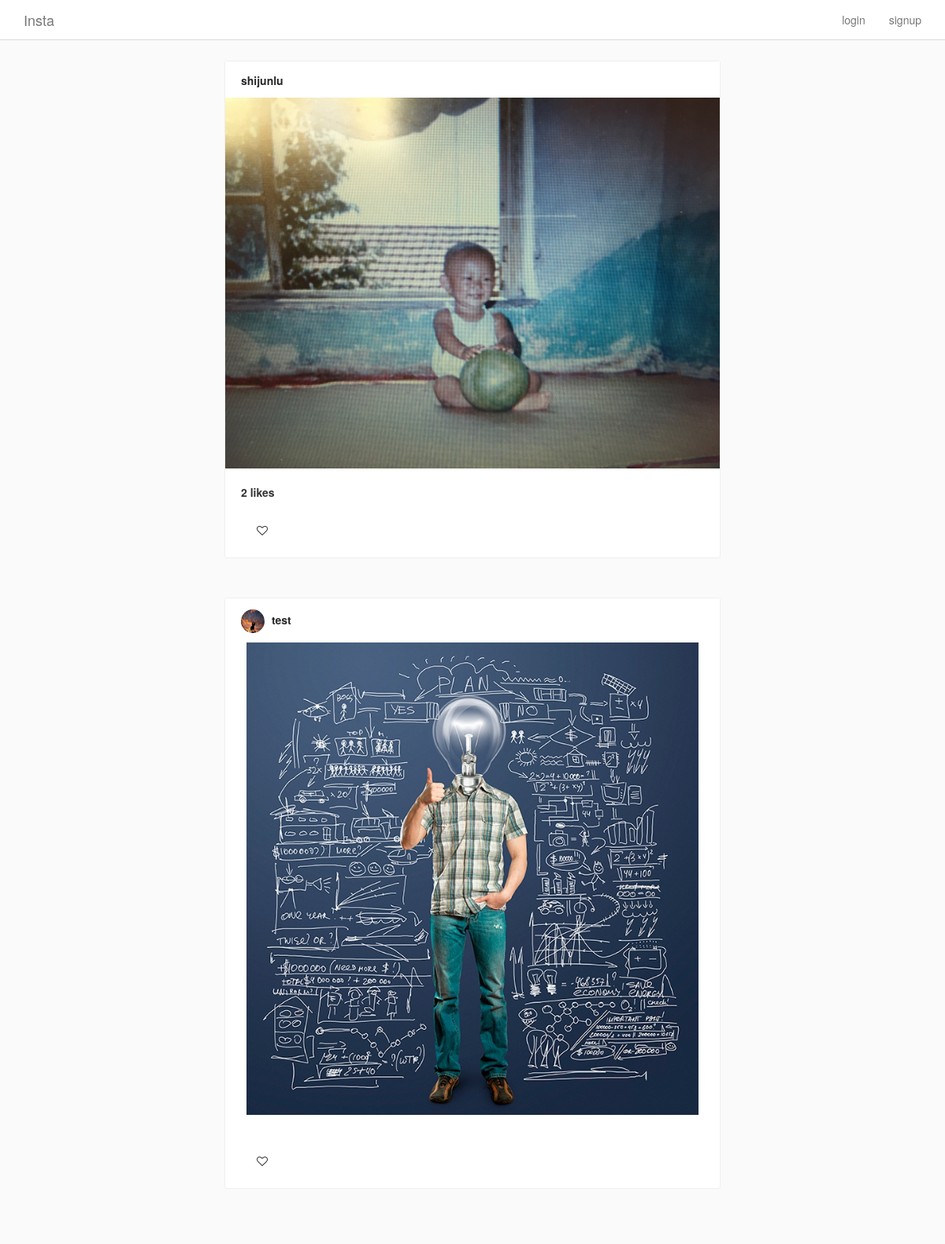
Screenshot of /insta/posts/ with the database file from the repository.
### Insta/models.py (models this page shows, shortened)
class Post(models.Model):
    author = models.ForeignKey(
        InstaUser,
        on_delete = models.CASCADE,
        related_name='my_posts'
    )
    title = models.TextField(blank = True, null = True)
    image = ProcessedImageField(
        upload_to ='static/images/posts',
        format = 'JPEG',
        options = {'quality': 100},
        blank = True,
        null = True
        )
    def get_like_count(self):
        return self.likes.count()

class InstaUser(AbstractUser):
    profile_pic = ProcessedImageField(
        upload_to ='static/images/profiles',
        format = 'JPEG',
        options = {'quality': 100},
        blank = True,
        null = True
        )

### Insta/views.py (the view)
# urls.py: path('posts/', PostsView.as_view(), name = 'posts'),
class PostsView(ListView):
    model = Post
    template_name = 'index.html'

### templates/index.html
{% extends "base.html" %}
{% block content %}
<div class="cards-listing">
    {% for post in object_list %}
        <div class="row">
            <div class="card view-update {{ post.pk }}">
                <div class="card__panel-head">
                    <div class="poster__info">
                        <a href="{% url 'helloworld' %}" class="poster__name">
                            {% if post.author.profile_pic %}
                                <img class="poster__profilepic" src="/{{ post.author.profile_pic }}">
                            {% endif %}
                            {{ post.author.username }}
                        </a>
                    </div>
                </div>
                <a href="{% url 'posts_detail' post.pk %}">
                    <img class="card__main-image" src="/{{ post.image }}">
                </a>
                <div class="card__panel-body">
                    <div class="likes">
                        {% if post.get_like_count %}
                            {{ post.get_like_count }} like{% if post.get_like_count > 1 %}s{% endif %}
                        {% endif %}
                    </div>
                </div>
                <section class="input-row">
                    <i class="fa fa-heart-o sumbit-like" aria-hidden="true"></i>
                </section>
            </div>
        </div>
    {% endfor %}
</div>
{% endblock content %}

### static/css/style.css (style rules this page uses)
html { height: 100%; }
body { min-height: 100%; background-color: #fafafa; }
.cards-listing { max-width: 600px; width: 100%; margin: 20px auto; }
.card { background-color: #fff; margin-bottom: 50px; border: 1px solid #efefef; border-radius: 3px; }
.card__panel-head { background: #fff; padding: 14px 20px 12px; }
.card__panel-head .poster__profilepic { border-radius: 100%; max-width: 30px; max-height: 30px; width: 30px; height: 30px; margin-right: 5px; }
.card__panel-head .poster__name { color: #262626; font-weight: bold; }
.card__main-image { max-width: 100%; max-height: 600px; height: auto; margin: 0 auto; display: block; }
.card__panel-body { padding: 20px; padding-bottom: 0; }
.card__panel-body .likes { font-weight: bold; margin-bottom: 5px; }
.input-row { position: relative; display: flex; align-items: center; height: 68px; padding-left: 40px; }

### rows the page displays
Post: author.username "shijunlu", image (picture), get_like_count "2"
Post: author.profile_pic (picture), author.username "test", image (picture)
